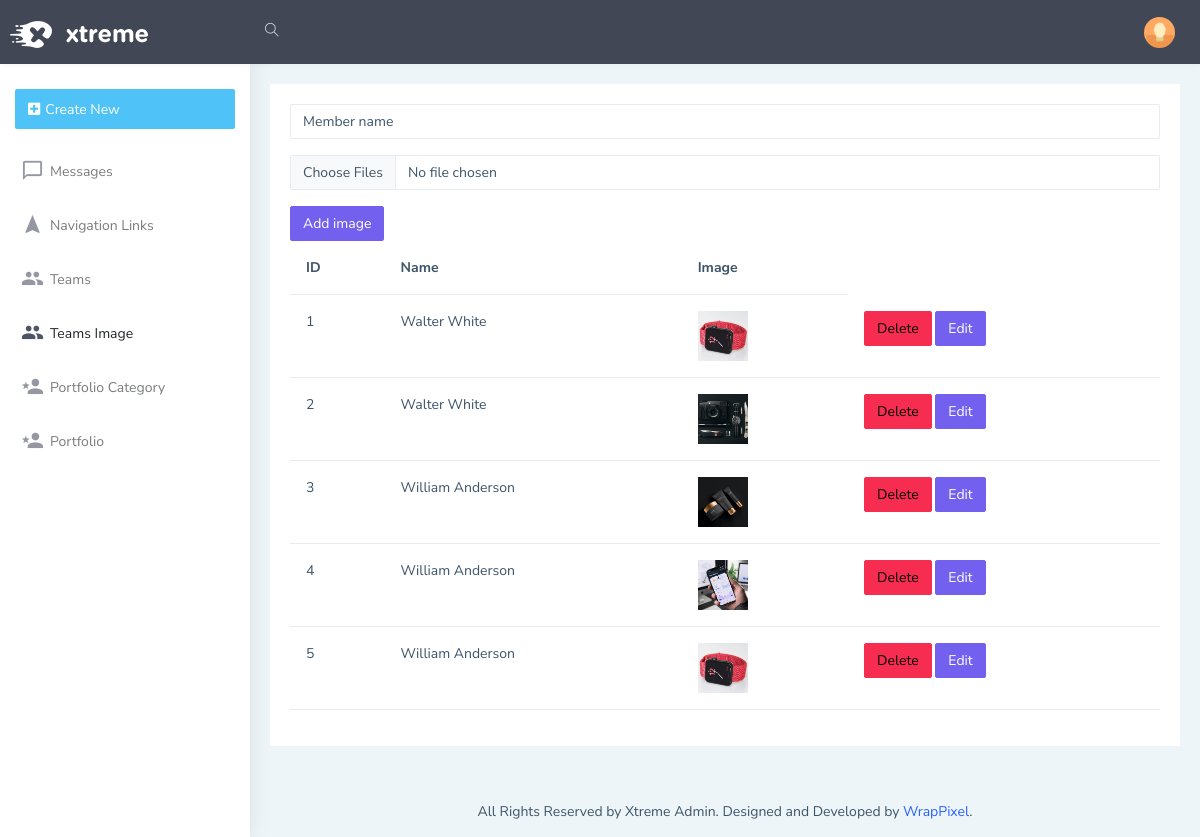
/admin/teamsimage, run on an earlier commit of the app's database.
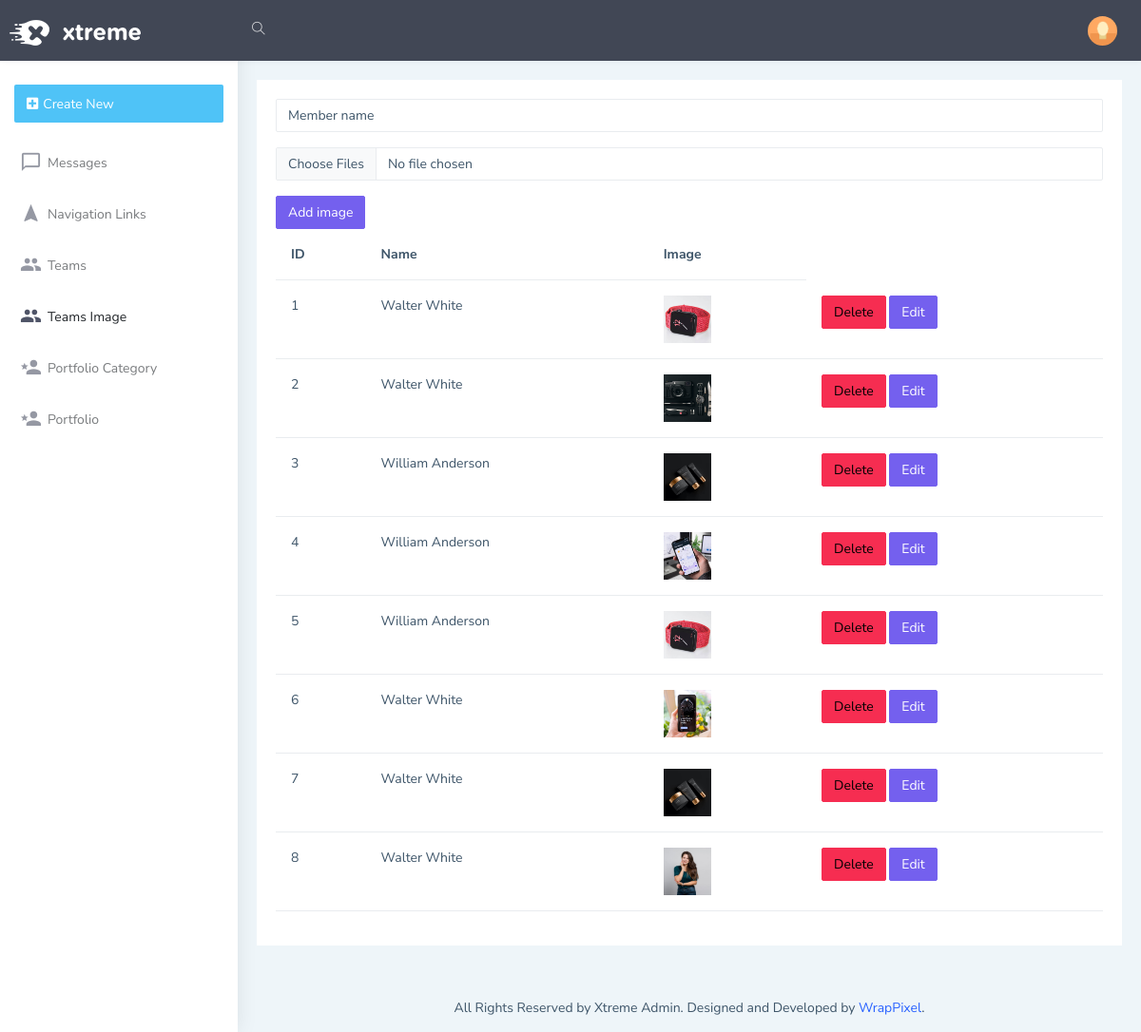
And on a later commit of the database.
### models.py (models this page shows)
class TeamImages(db.Model):
    Id=db.Column(db.Integer,primary_key=True,autoincrement=True)
    Teamsid=db.Column(db.Integer, db.ForeignKey('teams.Id'))
    image=db.Column(db.String(50))

class Teams(db.Model):
    Id=db.Column(db.Integer, primary_key=True, autoincrement=True)
    Name=db.Column(db.String(50))
    Profession=db.Column(db.String(50))
    Image=db.Column(db.String(100))
    TwitterAdress=db.Column(db.String(50))
    FacebookAdress=db.Column(db.String(50))
    InstagramAdress=db.Column(db.String(50))
    LinkedinAdress=db.Column(db.String(50))
    Order=db.Column(db.Integer)
    IsActive=db.Column(db.Boolean)
    images=db.relationship('TeamImages', backref='team_images', lazy=True)

### admin/routes.py (the view)
@admin_bp.route('/teamsimage', methods=['GET','POST'])
def teamsimage():
    from models import Teams
    teams=Teams.query.all()
    teamimagesform=TeamImagesForm()
    teamimages=TeamImages.query.all()
    return render_template('admin/teamsimage.html',teams=teams,teamimagesform=teamimagesform,teamimages=teamimages,Teamsdata=Teams)

### admin/forms.py
class TeamImagesForm(FlaskForm):
    Teamsid=IntegerField('teamsid')
    image=FileField('image')
    submit=SubmitField('Add image')

### admin/templates/admin/teamsimage.html (shortened to what this page needs)
{% extends 'admin/layout.html' %}
{% block body %}
<form action="/admin/teamsimage/add" method="POST" enctype="multipart/form-data">
    <select name="Teams" class="form-control">
        <option value="Teams options">Member name</option>
    </select>
    {{teamimagesform.image(class="form-control my-3", id="exampleFormControlInput1", placeholder="Image", multiple='multiple')}}
    {{teamimagesform.submit(class='btn btn-primary')}}
</form>
<table class="table">
  <thead>
    <tr>
      <th scope="col">ID</th>
      <th scope="col">Name</th>
      <th scope="col">Image</th>
    </tr>
  </thead>
  <tbody>
      {% for teamimage in teamimages %}
    <tr>
      <td>{{teamimage.Id}}</td>
      <td>{{Teamsdata.query.filter_by(Id=teamimage.Teamsid).first().Name}}</td>
      <td><img src="/static/uploads/{{teamimage.image}}" alt="" style="width: 50px; height: 50px; object-fit:cover;"></td>
      <td>
          <a href="/admin/teamsimage/delete/{{teamimage.Id}}" class="btn btn-danger">Delete</a>
          <a href="/admin/teamsimage/edit/{{teamimage.Id}}" class="btn btn-primary">Edit</a>
      </td>
    </tr>
    {% endfor %}
  </tbody>
</table>
{% endblock %}

### admin/templates/admin/layout.html (shortened to what this page needs)
<!DOCTYPE html>
<html dir="ltr" lang="en">
<head>
    <link href="./admin/static/dist/css/style.min.css" rel="stylesheet">
</head>
<body>
    <div id="main-wrapper" data-layout="vertical" data-navbarbg="skin5" data-sidebartype="full"
        data-sidebar-position="absolute" data-header-position="absolute" data-boxed-layout="full">
        <header class="topbar" data-navbarbg="skin5">
            <nav class="navbar top-navbar navbar-expand-md navbar-dark">
                <div class="navbar-header" data-logobg="skin5">
                    <a class="navbar-brand" href="index.html">
                        <b class="logo-icon">
                            <img src="./admin/static/assets/images/logo-light-icon.png" alt="homepage" class="light-logo" />
                        </b>
                        <span class="logo-text">
                            <img src="./admin/static/assets/images/logo-light-text.png" class="light-logo" alt="homepage" />
                        </span>
                    </a>
                </div>
                <div class="navbar-collapse collapse" id="navbarSupportedContent" data-navbarbg="skin5">
                    <ul class="navbar-nav float-start me-auto">
                        <li class="nav-item search-box"> <a class="nav-link waves-effect waves-dark"
                                href="javascript:void(0)"><i class="ti-search"></i></a>
                        </li>
                    </ul>
                    <ul class="navbar-nav float-end">
                        <li class="nav-item dropdown">
                            <a class="nav-link dropdown-toggle text-muted waves-effect waves-dark pro-pic" href="#" id="navbarDropdown" role="button" data-bs-toggle="dropdown" aria-expanded="false">
                                <img src="./admin/static/assets/images/users/1.jpg" alt="user" class="rounded-circle" width="31">
                            </a>
                        </li>
                    </ul>
                </div>
            </nav>
        </header>
        <aside class="left-sidebar" data-sidebarbg="skin6">
            <div class="scroll-sidebar">
                {% include 'admin/navbar.html'   %}
            </div>
        </aside>
        <div class="page-wrapper">
            <div class="container-fluid">
                <div class="row">
                    <div class="col-12">
                        <div class="card">
                            <div class="card-body">
                                {% block body %}
                                {% endblock %}
                            </div>
                        </div>
                    </div>
                </div>
            </div>
            <footer class="footer text-center">
                All Rights Reserved by Xtreme Admin. Designed and Developed by <a
                    href="https://www.wrappixel.com">WrapPixel</a>.
            </footer>
        </div>
    </div>
</body>
</html>

### admin/templates/admin/navbar.html
<nav class="sidebar-nav">
    <ul id="sidebarnav">
        <li class="p-15 m-t-10"><a href="javascript:void(0)"
                class="btn d-block w-100 create-btn text-white no-block d-flex align-items-center"><i
                    class="fa fa-plus-square"></i> <span class="hide-menu m-l-5">Create New</span> </a>
        </li>
        <li class="sidebar-item"> <a class="sidebar-link waves-effect waves-dark sidebar-link"
                href="/admin/messages" aria-expanded="false"><i class="mdi mdi-message-outline"></i><span
                    class="hide-menu">Messages</span></a></li>
        <li class="sidebar-item"> <a class="sidebar-link waves-effect waves-dark sidebar-link"
                href="/admin/navlinks" aria-expanded="false"><i class="mdi mdi-navigation"></i><span
                    class="hide-menu">Navigation Links</span></a></li>
        <li class="sidebar-item"> <a class="sidebar-link waves-effect waves-dark sidebar-link"
                href="/admin/teams" aria-expanded="false"><i class="mdi mdi-account-multiple"></i><span
                    class="hide-menu">Teams</span></a></li>
        <li class="sidebar-item"> <a class="sidebar-link waves-effect waves-dark sidebar-link"
                href="/admin/teamsimage" aria-expanded="false"><i class="mdi mdi-account-multiple"></i><span
                    class="hide-menu">Teams Image</span></a></li>
        <li class="sidebar-item"> <a class="sidebar-link waves-effect waves-dark sidebar-link"
                href="/admin/portfoliocategory" aria-expanded="false"><i class="mdi mdi-account-star"></i><span
                    class="hide-menu">Portfolio Category</span></a></li>
        <li class="sidebar-item"> <a class="sidebar-link waves-effect waves-dark sidebar-link"
                href="/admin/portfolio" aria-expanded="false"><i class="mdi mdi-account-star"></i><span
                    class="hide-menu">Portfolio</span></a></li>
    </ul>
</nav>

What changed in the data, as far as the page shows it:
added TeamImages: Id "6", query.filter_by "Walter White", image (picture)
added TeamImages: Id "7", query.filter_by "Walter White", image (picture)
added TeamImages: Id "8", query.filter_by "Walter White", image (picture)
